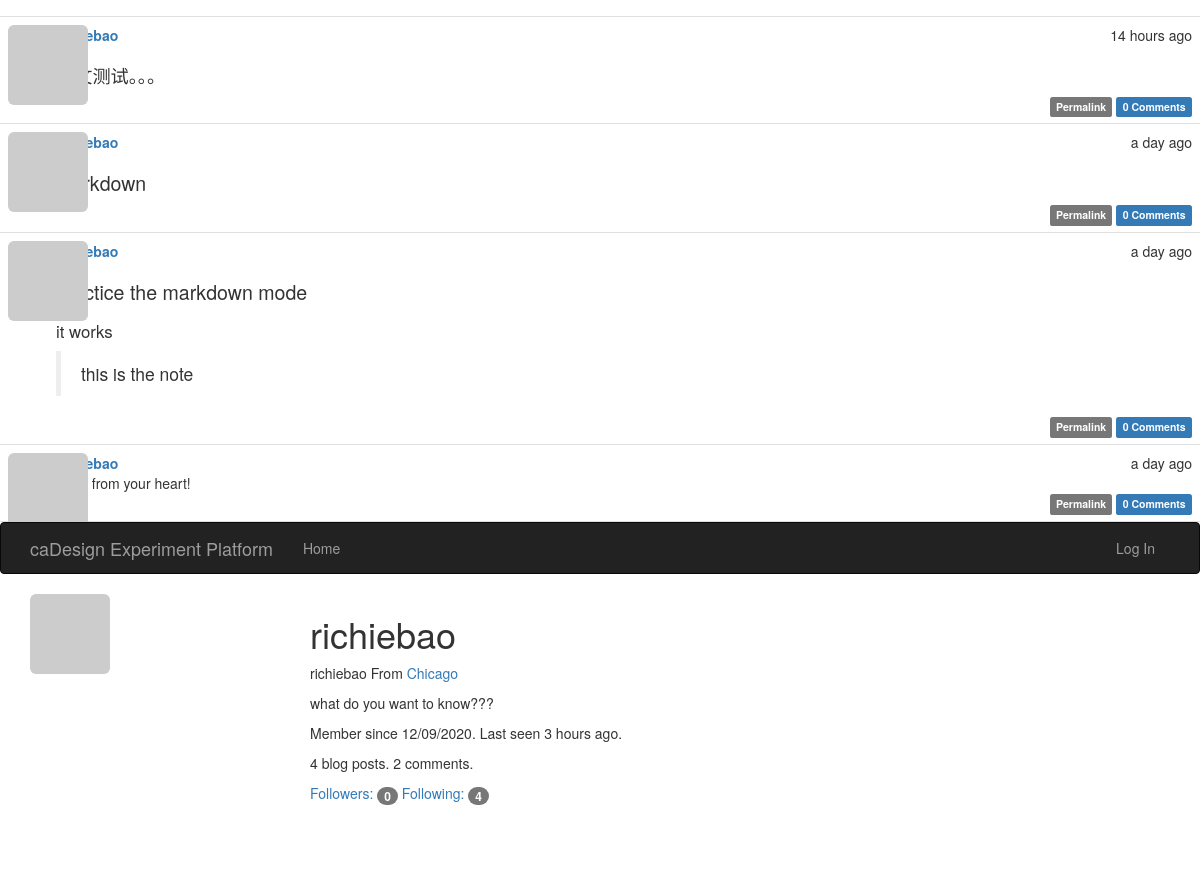
/user/richiebao, run on an earlier commit of the app's database.
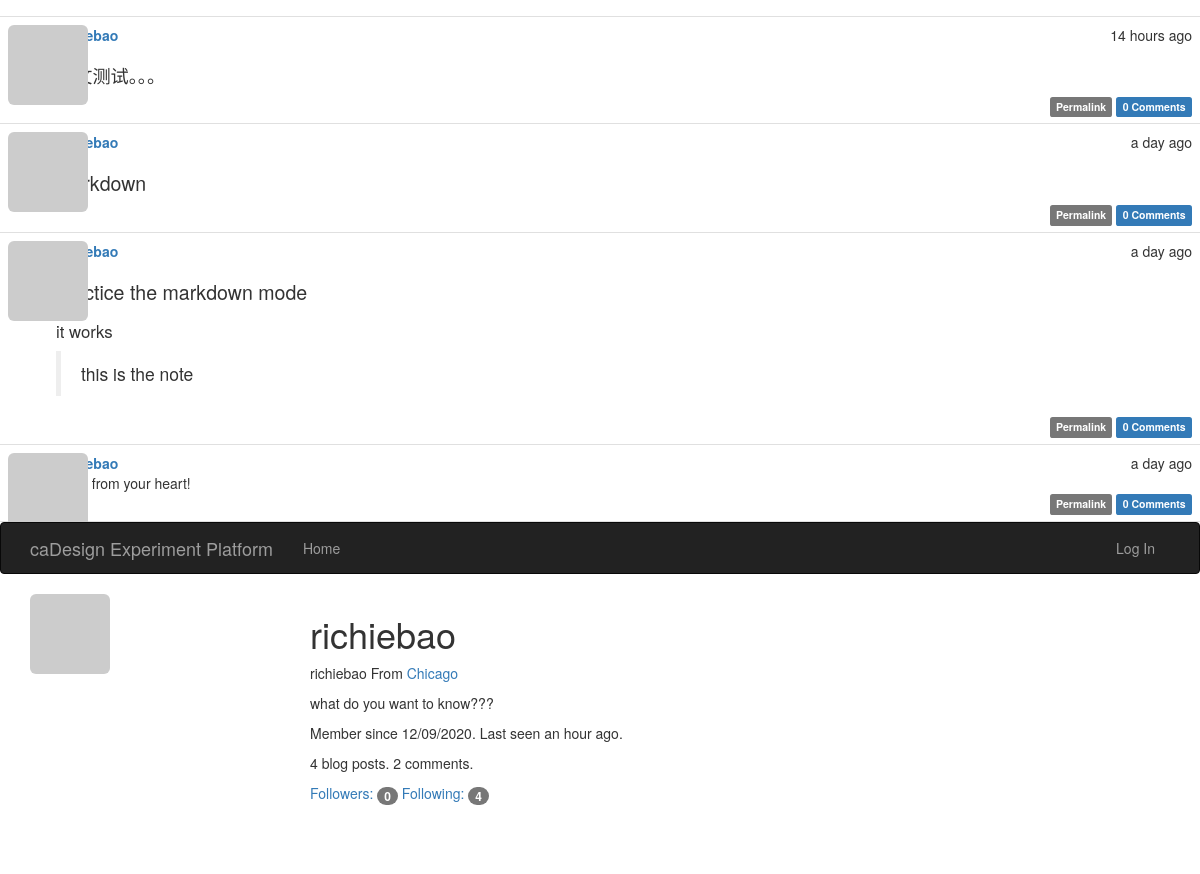
And on a later commit of the database.
### app/models.py (models this page shows, shortened)
class Post(db.Model):
    __tablename__ = 'posts'
    id = db.Column(db.Integer, primary_key=True)
    body = db.Column(db.Text)
    body_html = db.Column(db.Text)
    timestamp = db.Column(db.DateTime, index=True, default=datetime.utcnow)
    author_id = db.Column(db.Integer, db.ForeignKey('users.id'))
    comments = db.relationship('Comment', backref='post', lazy='dynamic')

class User(UserMixin,db.Model):
    __tablename__ = 'users'
    id = db.Column(db.Integer, primary_key=True)
    email = db.Column(db.String(64), unique=True, index=True)
    username = db.Column(db.String(64), unique=True, index=True)
    role_id = db.Column(db.Integer, db.ForeignKey('roles.id'))
    password_hash = db.Column(db.String(128))
    confirmed = db.Column(db.Boolean, default=False)
    name = db.Column(db.String(64))
    location = db.Column(db.String(64))
    about_me = db.Column(db.Text())
    member_since = db.Column(db.DateTime(), default=datetime.utcnow)
    last_seen = db.Column(db.DateTime(), default=datetime.utcnow)
    avatar_hash = db.Column(db.String(32))
    posts = db.relationship('Post', backref='author', lazy='dynamic')
    followed = db.relationship('Follow',
                               foreign_keys=[Follow.follower_id],
                               backref=db.backref('follower', lazy='joined'),
                               lazy='dynamic',
                               cascade='all, delete-orphan')
    followers = db.relationship('Follow',
                                foreign_keys=[Follow.followed_id],
                                backref=db.backref('followed', lazy='joined'),
                                lazy='dynamic',
                                cascade='all, delete-orphan')
    comments = db.relationship('Comment', backref='author', lazy='dynamic')
    @property
    def password(self):
        raise AttributeError('password is not a readable attribute')
    def gravatar_hash(self):
        return hashlib.md5(self.email.lower().encode('utf-8')).hexdigest()
    def gravatar(self, size=100, default='identicon', rating='g'):
        url = 'https://secure.gravatar.com/avatar'
        hash = self.avatar_hash or self.gravatar_hash()
        return '{url}/{hash}?s={size}&d={default}&r={rating}'.format(url=url, hash=hash, size=size, default=default, rating=rating)

### app/main/views.py (the view)
@main.route('/user/<username>')
def user(username):
    user = User.query.filter_by(username=username).first_or_404()
    page = request.args.get('page', 1, type=int)
    pagination = user.posts.order_by(Post.timestamp.desc()).paginate(
        page, per_page=current_app.config['FLASKY_POSTS_PER_PAGE'],
        error_out=False)
    posts = pagination.items
    print("+"*50)
    print(user.username)
    return render_template('user.html', user=user, posts=posts, pagination=pagination)

### app/auth/views.py (called while the page is built)
@auth.before_app_request
def before_request():
    if current_user.is_authenticated:
        current_user.ping()
        if not current_user.confirmed \
                and request.endpoint \
                and request.blueprint != 'auth' \
                and request.endpoint != 'static':
            return redirect(url_for('auth.unconfirmed'))

### app/main/__init__.py (called while the page is built)
@main.app_context_processor
def inject_permissions():
    return dict(Permission=Permission)

### app/main/views.py (called while the page is built)
@main.after_app_request
def after_request(response):
    for query in get_debug_queries():
        if query.duration >= current_app.config['FLASKY_SLOW_DB_QUERY_TIME']:
            current_app.logger.warning(
                'Slow query: %s\nParameters: %s\nDuration: %fs\nContext: %s\n'
                % (query.statement, query.parameters, query.duration,
                   query.context))
    return response

### app/models.py (called while the page is built)
    def can(self, permissions):
        return False

    def is_administrator(self):
        return False

### app/templates/user.html (shortened to what this page needs)
{% extends "base.html" %}
{% import "_macros.html" as macros %}
{% block page_content %}
    <img class="img-rounded profile-thumbnail" src="{{ user.gravatar(size=256) }}">
    <div class="profile-header">
            <h1>{{ user.username }}</h1>
            {% if user.name or user.location %}
            <p>
                {% if user.name %}{{ user.name }}{% endif %}
                {% if user.location %}
                    From <a href="http://maps.google.com/?q={{ user.location }}">
                    {{ user.location }}
                    </a>
                {% endif %}
            </p>
            {% endif %}
            {% if user.about_me %}<p>{{ user.about_me }}</p>{% endif %}
            <p>
                Member since {{ moment(user.member_since).format('L') }}.
                Last seen {{ moment(user.last_seen).fromNow() }}.
            </p>
            <p>{{ user.posts.count() }} blog posts. {{ user.comments.count() }} comments.</p>
            <p>
                <a href="{{ url_for('.followers', username=user.username) }}">Followers: <span class="badge">{{ user.followers.count() - 1 }}</span></a>
                <a href="{{ url_for('.followed_by', username=user.username) }}">Following: <span class="badge">{{ user.followed.count() - 1 }}</span></a>
            </p>
    </div>
{% endblock %}

### app/templates/base.html (shortened to what this page needs)
{% extends "bootstrap/base.html" %}
{% block head %}
{{ super() }}
<link rel="stylesheet" type="text/css" href="{{ url_for('static', filename='styles.css') }}">
{% endblock %}
{% block navbar %}
<div class="navbar navbar-inverse" role="navigation">
    <div class="container">
        <div class="navbar-header">
            <a class="navbar-brand" href="/">caDesign Experiment Platform</a>
        </div>
        <div class="navbar-collapse collapse">
            <ul class="nav navbar-nav">
                <li><a href="{{ url_for('main.index') }}">Home</a></li>
            </ul>
            <ul class="nav navbar-nav navbar-right">
                {% if current_user.is_authenticated %}
                <li class="dropdown">
                    <a href="#" class="dropdown-toggle" data-toggle="dropdown">
                        <img src="">
                        Account <b class="caret"></b>
                    </a>
                    <ul class="dropdown-menu">
                        <li><a href="{{ url_for('auth.change_password') }}">Change Password</a></li>
                        <li><a href="{{ url_for('auth.change_email_request') }}">Change Email</a></li>
                        <li><a href="{{ url_for('auth.logout') }}">Log Out</a></li>
                    </ul>
                </li>
                {% else %}
                <li><a href="{{ url_for('auth.login') }}">Log In</a></li>
                {% endif %}
            </ul>
        </div>
    </div>
</div>
{% endblock %}
{% block content %}
<div class="container">
    {% block page_content %}{% endblock %}
</div>
{% endblock %}

### app/templates/_posts.html (shortened to what this page needs)
<ul class="posts">
    {% for post in posts %}
    <li class="post">
        <div class="post-thumbnail">
            <a href="{{ url_for('.user', username=post.author.username) }}">
                <img class="img-rounded profile-thumbnail" src="{{ post.author.gravatar(size=40) }}">
            </a>
        </div>
        <div class="post-content">
            <div class="post-date">{{ moment(post.timestamp).fromNow() }}</div>
            <div class="post-author"><a href="{{ url_for('.user', username=post.author.username) }}">{{ post.author.username }}</a></div>
            <div class="post-body">
                {% if post.body_html %}
                    {{ post.body_html | safe }}
                {% else %}
                    {{ post.body }}
                {% endif %}
            </div>
            <div class="post-footer">
                <a href="{{ url_for('.post', id=post.id) }}">
                    <span class="label label-default">Permalink</span>
                </a>
                <a href="{{ url_for('.post', id=post.id) }}#comments">
                    <span class="label label-primary">{{ post.comments.count() }} Comments</span>
                </a>
            </div>
        </div>
    </li>
    {% endfor %}
</ul>

### app/static/styles.css (style rules this page uses)
.profile-thumbnail { position: absolute; }
.profile-header { min-height: 260px; margin-left: 280px; }
ul.posts { list-style-type: none; padding: 0px; margin: 16px 0px 0px 0px; border-top: 1px solid #e0e0e0; }
ul.posts li.post { padding: 8px; border-bottom: 1px solid #e0e0e0; }
div.post-date { float: right; }
div.post-author { font-weight: bold; }
div.post-thumbnail { position: absolute; }
div.post-content { margin-left: 48px; min-height: 48px; }
div.post-footer { text-align: right; }
.post-body h1 { font-size: 140%; }
.post-body h2 { font-size: 130%; }
.post-body h3 { font-size: 120%; }

What changed in the data, as far as the page shows it:
changed User "richiebao": last_seen "3 hours ago" → "an hour ago"
